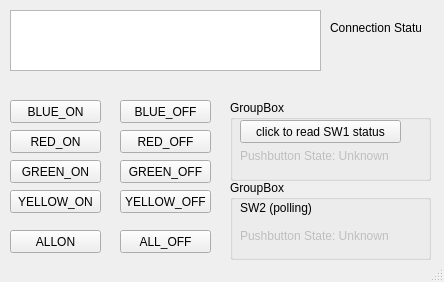
<?xml version="1.0" encoding="UTF-8"?>
<ui version="4.0">
 <class>MainWindow</class>
 <widget class="QMainWindow" name="MainWindow">
  <property name="geometry">
   <rect>
    <x>0</x>
    <y>0</y>
    <width>444</width>
    <height>282</height>
   </rect>
  </property>
  <property name="windowTitle">
   <string>MainWindow</string>
  </property>
  <widget class="QWidget" name="centralWidget">
   <widget class="QTextBrowser" name="connectionStatus_txtbx">
    <property name="geometry">
     <rect>
      <x>10</x>
      <y>10</y>
      <width>311</width>
      <height>61</height>
     </rect>
    </property>
    <property name="verticalScrollBarPolicy">
     <enum>Qt::ScrollBarAlwaysOff</enum>
    </property>
    <property name="horizontalScrollBarPolicy">
     <enum>Qt::ScrollBarAlwaysOff</enum>
    </property>
   </widget>
   <widget class="QLabel" name="deviceConnectedStatus">
    <property name="geometry">
     <rect>
      <x>330</x>
      <y>20</y>
      <width>91</width>
      <height>16</height>
     </rect>
    </property>
    <property name="text">
     <string>Connection Status</string>
    </property>
   </widget>
   <widget class="QPushButton" name="ledAllOnButton">
    <property name="geometry">
     <rect>
      <x>10</x>
      <y>230</y>
      <width>91</width>
      <height>23</height>
     </rect>
    </property>
    <property name="text">
     <string>ALLON</string>
    </property>
   </widget>
   <widget class="QPushButton" name="ledAllOffButtion">
    <property name="geometry">
     <rect>
      <x>120</x>
      <y>230</y>
      <width>91</width>
      <height>23</height>
     </rect>
    </property>
    <property name="text">
     <string>ALL_OFF</string>
    </property>
   </widget>
   <widget class="QPushButton" name="RC0_LED_ON">
    <property name="geometry">
     <rect>
      <x>10</x>
      <y>100</y>
      <width>91</width>
      <height>23</height>
     </rect>
    </property>
    <property name="text">
     <string>BLUE_ON</string>
    </property>
   </widget>
   <widget class="QPushButton" name="RC0_LED_OFF">
    <property name="geometry">
     <rect>
      <x>120</x>
      <y>100</y>
      <width>91</width>
      <height>23</height>
     </rect>
    </property>
    <property name="text">
     <string>BLUE_OFF</string>
    </property>
   </widget>
   <widget class="QPushButton" name="RC1_LED_ON">
    <property name="geometry">
     <rect>
      <x>10</x>
      <y>130</y>
      <width>91</width>
      <height>23</height>
     </rect>
    </property>
    <property name="text">
     <string>RED_ON</string>
    </property>
   </widget>
   <widget class="QPushButton" name="RC1_LED_OFF">
    <property name="geometry">
     <rect>
      <x>120</x>
      <y>130</y>
      <width>91</width>
      <height>23</height>
     </rect>
    </property>
    <property name="text">
     <string>RED_OFF</string>
    </property>
   </widget>
   <widget class="QPushButton" name="RC2_LED_ON">
    <property name="geometry">
     <rect>
      <x>10</x>
      <y>160</y>
      <width>91</width>
      <height>23</height>
     </rect>
    </property>
    <property name="text">
     <string>GREEN_ON</string>
    </property>
   </widget>
   <widget class="QPushButton" name="RC2_LED_OFF">
    <property name="geometry">
     <rect>
      <x>120</x>
      <y>160</y>
      <width>91</width>
      <height>23</height>
     </rect>
    </property>
    <property name="text">
     <string>GREEN_OFF</string>
    </property>
   </widget>
   <widget class="QPushButton" name="RC3_LED_ON">
    <property name="geometry">
     <rect>
      <x>10</x>
      <y>190</y>
      <width>91</width>
      <height>23</height>
     </rect>
    </property>
    <property name="text">
     <string>YELLOW_ON</string>
    </property>
   </widget>
   <widget class="QPushButton" name="RC3_LED_OFF">
    <property name="geometry">
     <rect>
      <x>120</x>
      <y>190</y>
      <width>91</width>
      <height>23</height>
     </rect>
    </property>
    <property name="text">
     <string>YELLOW_OFF</string>
    </property>
   </widget>
   <widget class="QGroupBox" name="groupBox">
    <property name="geometry">
     <rect>
      <x>230</x>
      <y>100</y>
      <width>201</width>
      <height>81</height>
     </rect>
    </property>
    <property name="title">
     <string>GroupBox</string>
    </property>
    <widget class="QLabel" name="swLabel">
     <property name="enabled">
      <bool>false</bool>
     </property>
     <property name="geometry">
      <rect>
       <x>10</x>
       <y>40</y>
       <width>191</width>
       <height>31</height>
      </rect>
     </property>
     <property name="text">
      <string>Pushbutton State: Unknown</string>
     </property>
    </widget>
    <widget class="QPushButton" name="sw1StsButton">
     <property name="geometry">
      <rect>
       <x>10</x>
       <y>20</y>
       <width>161</width>
       <height>23</height>
      </rect>
     </property>
     <property name="text">
      <string>click to read SW1 status</string>
     </property>
    </widget>
   </widget>
   <widget class="QGroupBox" name="groupBox_2">
    <property name="geometry">
     <rect>
      <x>230</x>
      <y>180</y>
      <width>201</width>
      <height>80</height>
     </rect>
    </property>
    <property name="title">
     <string>GroupBox</string>
    </property>
    <widget class="QLabel" name="sw2Label_2">
     <property name="enabled">
      <bool>false</bool>
     </property>
     <property name="geometry">
      <rect>
       <x>10</x>
       <y>40</y>
       <width>191</width>
       <height>31</height>
      </rect>
     </property>
     <property name="text">
      <string>Pushbutton State: Unknown</string>
     </property>
    </widget>
    <widget class="QLabel" name="sw2Label">
     <property name="geometry">
      <rect>
       <x>10</x>
       <y>20</y>
       <width>121</width>
       <height>16</height>
      </rect>
     </property>
     <property name="text">
      <string>SW2 (polling)</string>
     </property>
    </widget>
   </widget>
  </widget>
  <widget class="QStatusBar" name="statusBar"/>
 </widget>
 <layoutdefault spacing="6" margin="11"/>
 <resources/>
 <connections/>
</ui>
